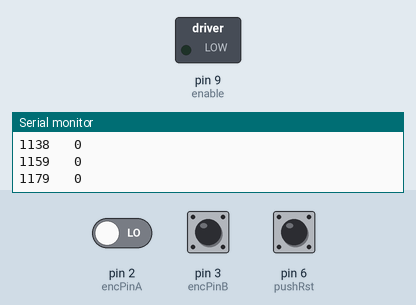
Bench run of a sketch on a simulated Arduino Uno, built with avr-gcc and run on an emulated ATmega328P. Parts: switched loads named in the sketch (green lamp = pin HIGH), the last lines printed to the serial monitor. The inputs (shaded band) are chosen by the test bench; at power-on: pin 6 (pushRst) LOW, pin 2 (encPinA) LOW, pin 3 (encPinB) HIGH.

Above: at 1.2 s.
1.3 s: pin 6 (pushRst) pulled HIGH for 0.15 s
At 2.1 s:
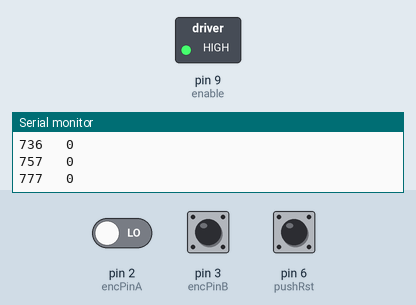
8.0 s: pin 6 (pushRst) pulled HIGH for 1 s
At 11.8 s:
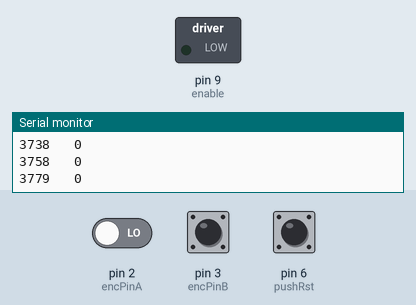
12.0 s: pin 6 (pushRst) pulled HIGH for 3.2 s
At 16.3 s:
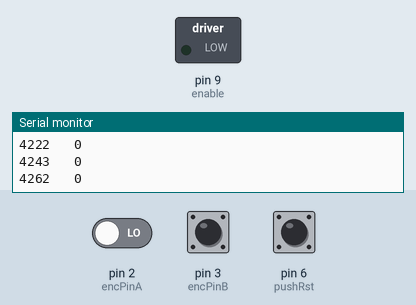
Timing chart, 0 to 17.8 s (numbered marks = the images above; inputs shaded):
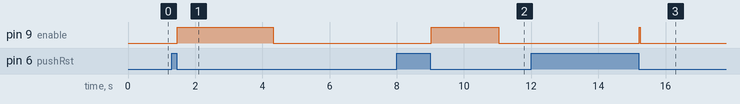

The sketch:

outputTFdata.ino
```cpp
//from http://howtomechatronics.com/tutorials/arduino/arduino-dc-motor-control-tutorial-l298n-pwm-h-bridge/
//http://playground.arduino.cc/Main/RotaryEncoders#Intro
//PWM from 0 to 255 for some reason

#define enable 9
#define dir1 4
#define dir2 5
#define pushRst 6
#define pushSpd 5
#define pushDir 4
#define encPinA 2
#define encPinB 3

int encoderA = 0;
int encoderB = 0;

int count = 0;
bool blocked = false;

int rotDirection = 0;
int pressed = false;
int pressedSpd = false;
int pressedRst = false;

int speed = 0;
int pwmOutput= 0;

volatile signed int encoder0Pos = 0;
unsigned long Time = 0;
unsigned long MeasuredTime = 0;
unsigned long Offset = 0;

void setup() {
  Serial.begin(9600);

  pinMode(encPinA, INPUT);
  pinMode(encPinB, INPUT);

  pinMode(enable, OUTPUT);
  pinMode(dir1, OUTPUT);
  pinMode(dir2, OUTPUT);

  pinMode(pushDir, INPUT);
  pinMode(pushSpd, INPUT);
  pinMode(pushRst, INPUT);

   // encoder pin on interrupt 0 (pin 2)
  attachInterrupt(digitalPinToInterrupt(2), doEncoderA, CHANGE);
  // encoder pin on interrupt 1 (pin 3)
  attachInterrupt(digitalPinToInterrupt(3), doEncoderB, CHANGE);

  // Set initial rotation direction
  digitalWrite(dir1, LOW);
  digitalWrite(dir2, HIGH);
}

void loop() {
  encoderA = digitalRead(encPinA);
  encoderB = digitalRead(encPinB);

  if (MeasuredTime >= 3000){
    speed = 0;
  }

  Time = millis();
  // Reset Button - Resets encoder position and time
  if (digitalRead(pushRst) == true) {
    pressedRst = true;
    Serial.println("RESET");
  }
  while (digitalRead(pushRst) == true);
  delay(20);
  if (pressedRst == true) {
    speed = 20;
    Offset = Time;
    encoder0Pos = 0;
  }
  Time = millis();
  // Time Logic
  MeasuredTime = Time - Offset;

  Serial.print(MeasuredTime);
  Serial.print("   ");
  Serial.println(encoder0Pos, DEC);

  pressedRst = false;

  pwmOutput = map(speed, 0, 20, 0 , 255); // Map the speed value from 0 to 255
  analogWrite(enable, pwmOutput); // Send PWM signal to L298N Enable pin

}

void doEncoderA() {

  // look for a low-to-high on channel A
  if (digitalRead(encPinA) == HIGH) {

    // check channel B to see which way encoder is turning
    if (digitalRead(encPinB) == LOW) {
      encoder0Pos = encoder0Pos + 1;         // CW
    }
    else {
      encoder0Pos = encoder0Pos - 1;         // CCW
    }
  }

  else   // must be a high-to-low edge on channel A
  {
    // check channel B to see which way encoder is turning
    if (digitalRead(encPinB) == HIGH) {
      encoder0Pos = encoder0Pos + 1;          // CW
    }
    else {
      encoder0Pos = encoder0Pos - 1;          // CCW
    }
  }
  //Serial.println(encoder0Pos, DEC);
  // use for debugging - remember to comment out
}

void doEncoderB() {

  // look for a low-to-high on channel B
  if (digitalRead(encPinB) == HIGH) {

    // check channel A to see which way encoder is turning
    if (digitalRead(encPinA) == HIGH) {
      encoder0Pos = encoder0Pos + 1;         // CW
    }
    else {
      encoder0Pos = encoder0Pos - 1;         // CCW
    }
  }

  // Look for a high-to-low on channel B

  else {
    // check channel B to see which way encoder is turning
    if (digitalRead(encPinA) == LOW) {
      encoder0Pos = encoder0Pos + 1;          // CW
    }
    else {
      encoder0Pos = encoder0Pos - 1;          // CCW
    }
  }
}
```

Motor.cpp
```cpp
/*
  Motors.cpp
  Contains encoder and motor code.
  Datasheet for motor/current drive board: http://www.ece.ubc.ca/~eng-services/files/courses/elec391-spring2018/L298_Motor_Driver_Board_Datasheet.pdf
*/

#include "Arduino.h"
#include "Motor.h"

Motor::Motor(int enablePin, int dirPin1, int dirPin2)
{
  pinMode(enablePin, OUTPUT);
  pinMode(dirPin1, OUTPUT);
  pinMode(dirPin2, OUTPUT);

  _enablePin = enablePin;
  _dirPin1 = dirPin1;
  _dirPin2 = dirPin2;

  hardStopFlag = 0;
  //_pin = pin;
}

void Motor::setPWM(int pwm)
{
	if(hardStopFlag == 1){
		Serial.print("Warning: Hard stop enabled, motor will not spin until setDir() is called \n");
	}

	analogWrite(_enablePin, pwm);

}

void Motor::setDir(int dir)
{
	hardStopFlag = 0;

	if (dir == 1){
		digitalWrite(_dirPin1, HIGH);
		digitalWrite(_dirPin2, LOW);
	}
	else if (dir == 2){
		digitalWrite(_dirPin1, LOW);
		digitalWrite(_dirPin2, HIGH);
	}
	else{
		Serial.print("Error: Invalid Motor Direction \n");
	}

}

void Motor::hardStop()
{
	hardStopFlag = 1;
	digitalWrite(_dirPin1, LOW);
	digitalWrite(_dirPin2, LOW);
}

long Motor::getRotSpeed(int interval, unsigned long deg)
{
	/*unsigned long time0 = millis();
	pos0 = encoderPos;

	while( (millis() - time0) < interval);
	pos1 = encoderPos;

	long tickPerMilSec = (pos1 - pos2)/(interval);
	return (tickPerMilSec*deg*1000);
	*/
}
```

Motor.h
```cpp
/*
  Motors.h
  Contains encoder and motor code.
*/

#ifndef Morse_h
#define Morse_h

#include "Arduino.h"

class Motor
{
  public:
    Motor(int enablePin, int dirPin1, int dirPin2);		//constructor function

	volatile signed int encoderPos;

	void setPWM(int pwm);	//turns on motor according to pwm: min 0 to max 255. setting PWM to 0 = "free running stop"
	void setDir(int dir);	//changes direction of motor (dir=1 or dir=2). If hard stop has previously been set, setDir turns motor back on.
	void hardStop(void);  	//"hard stop" of motor according to current drive datasheet. To turn motor back on, call setDir().
    long getRotSpeed(int interval, unsigned long deg); 	//return average deg/second over time interval (in milliseconds), assuming each tick is "deg" degrees

  private:
	int hardStopFlag;
    int _enablePin;
	int _dirPin1;
	int _dirPin2;
};

#endif
```

Measured:
- after the input at 1.3 s, pin 9 (enable): LOW → HIGH after 0.17 s, → LOW 2.9 s later
- after the input at 8.0 s, pin 9 (enable): LOW → HIGH after 1.0 s, → LOW 2.0 s later
- after the input at 12.0 s, pin 9 (enable): LOW → HIGH after 3.2 s, → LOW 0.02 s later
